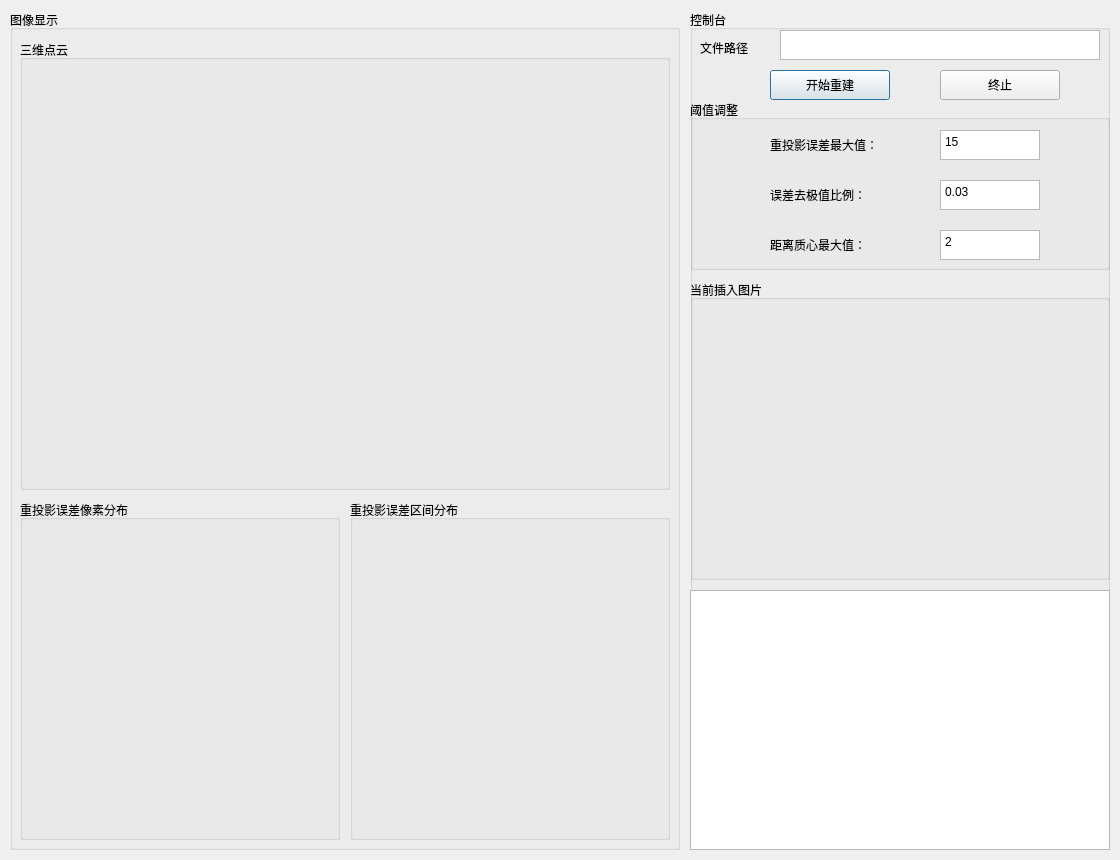
<?xml version="1.0" encoding="UTF-8"?>
<ui version="4.0">
 <class>main_window</class>
 <widget class="QDialog" name="main_window">
  <property name="geometry">
   <rect>
    <x>0</x>
    <y>0</y>
    <width>1120</width>
    <height>860</height>
   </rect>
  </property>
  <property name="windowTitle">
   <string>Dialog</string>
  </property>
  <widget class="QGroupBox" name="control_panel">
   <property name="geometry">
    <rect>
     <x>690</x>
     <y>10</y>
     <width>420</width>
     <height>840</height>
    </rect>
   </property>
   <property name="title">
    <string>控制台</string>
   </property>
   <widget class="QLabel" name="file_route_label">
    <property name="geometry">
     <rect>
      <x>10</x>
      <y>30</y>
      <width>72</width>
      <height>15</height>
     </rect>
    </property>
    <property name="text">
     <string>文件路径</string>
    </property>
   </widget>
   <widget class="QPlainTextEdit" name="file_route_text">
    <property name="geometry">
     <rect>
      <x>90</x>
      <y>20</y>
      <width>320</width>
      <height>30</height>
     </rect>
    </property>
   </widget>
   <widget class="QTextBrowser" name="information_text">
    <property name="geometry">
     <rect>
      <x>0</x>
      <y>580</y>
      <width>420</width>
      <height>260</height>
     </rect>
    </property>
   </widget>
   <widget class="QPushButton" name="start_reconstruction_button">
    <property name="geometry">
     <rect>
      <x>80</x>
      <y>60</y>
      <width>120</width>
      <height>30</height>
     </rect>
    </property>
    <property name="text">
     <string>开始重建</string>
    </property>
   </widget>
   <widget class="QPushButton" name="end_reconstruction_button">
    <property name="geometry">
     <rect>
      <x>250</x>
      <y>60</y>
      <width>120</width>
      <height>30</height>
     </rect>
    </property>
    <property name="text">
     <string>终止</string>
    </property>
   </widget>
   <widget class="QGroupBox" name="processing_image_panel">
    <property name="geometry">
     <rect>
      <x>0</x>
      <y>270</y>
      <width>420</width>
      <height>300</height>
     </rect>
    </property>
    <property name="title">
     <string>当前插入图片</string>
    </property>
    <widget class="QLabel" name="processing_image">
     <property name="geometry">
      <rect>
       <x>0</x>
       <y>20</y>
       <width>420</width>
       <height>280</height>
      </rect>
     </property>
     <property name="text">
      <string/>
     </property>
    </widget>
   </widget>
   <widget class="QGroupBox" name="groupBox">
    <property name="geometry">
     <rect>
      <x>0</x>
      <y>90</y>
      <width>420</width>
      <height>170</height>
     </rect>
    </property>
    <property name="title">
     <string>阈值调整</string>
    </property>
    <widget class="QPlainTextEdit" name="error_pixel_max_text">
     <property name="geometry">
      <rect>
       <x>250</x>
       <y>30</y>
       <width>100</width>
       <height>30</height>
      </rect>
     </property>
     <property name="plainText">
      <string>15</string>
     </property>
    </widget>
    <widget class="QLabel" name="error_pixel_max_label">
     <property name="geometry">
      <rect>
       <x>80</x>
       <y>30</y>
       <width>140</width>
       <height>30</height>
      </rect>
     </property>
     <property name="text">
      <string>重投影误差最大值：</string>
     </property>
    </widget>
    <widget class="QLabel" name="error_purge_percentage_label">
     <property name="geometry">
      <rect>
       <x>80</x>
       <y>80</y>
       <width>140</width>
       <height>30</height>
      </rect>
     </property>
     <property name="text">
      <string>误差去极值比例：</string>
     </property>
    </widget>
    <widget class="QPlainTextEdit" name="error_purge_percentage_text">
     <property name="geometry">
      <rect>
       <x>250</x>
       <y>80</y>
       <width>100</width>
       <height>30</height>
      </rect>
     </property>
     <property name="plainText">
      <string>0.03</string>
     </property>
    </widget>
    <widget class="QLabel" name="dist_purge_label">
     <property name="geometry">
      <rect>
       <x>80</x>
       <y>130</y>
       <width>140</width>
       <height>30</height>
      </rect>
     </property>
     <property name="text">
      <string>距离质心最大值：</string>
     </property>
    </widget>
    <widget class="QPlainTextEdit" name="dist_purge_text">
     <property name="geometry">
      <rect>
       <x>250</x>
       <y>130</y>
       <width>100</width>
       <height>30</height>
      </rect>
     </property>
     <property name="plainText">
      <string>2</string>
     </property>
    </widget>
   </widget>
  </widget>
  <widget class="QGroupBox" name="display_panel">
   <property name="geometry">
    <rect>
     <x>10</x>
     <y>10</y>
     <width>670</width>
     <height>840</height>
    </rect>
   </property>
   <property name="title">
    <string>图像显示</string>
   </property>
   <widget class="QGroupBox" name="point_cloud_panel">
    <property name="geometry">
     <rect>
      <x>10</x>
      <y>30</y>
      <width>650</width>
      <height>450</height>
     </rect>
    </property>
    <property name="title">
     <string>三维点云</string>
    </property>
    <widget class="QLabel" name="point_cloud">
     <property name="geometry">
      <rect>
       <x>0</x>
       <y>20</y>
       <width>650</width>
       <height>430</height>
      </rect>
     </property>
     <property name="text">
      <string/>
     </property>
    </widget>
   </widget>
   <widget class="QGroupBox" name="error_pixel_panel">
    <property name="geometry">
     <rect>
      <x>10</x>
      <y>490</y>
      <width>320</width>
      <height>340</height>
     </rect>
    </property>
    <property name="title">
     <string>重投影误差像素分布</string>
    </property>
    <widget class="QLabel" name="error_pixel_distribution">
     <property name="geometry">
      <rect>
       <x>0</x>
       <y>20</y>
       <width>320</width>
       <height>320</height>
      </rect>
     </property>
     <property name="text">
      <string/>
     </property>
    </widget>
   </widget>
   <widget class="QGroupBox" name="error_section_panel">
    <property name="geometry">
     <rect>
      <x>340</x>
      <y>490</y>
      <width>320</width>
      <height>340</height>
     </rect>
    </property>
    <property name="title">
     <string>重投影误差区间分布</string>
    </property>
    <widget class="QLabel" name="error_section_distribution">
     <property name="geometry">
      <rect>
       <x>0</x>
       <y>20</y>
       <width>320</width>
       <height>320</height>
      </rect>
     </property>
     <property name="text">
      <string/>
     </property>
    </widget>
   </widget>
  </widget>
 </widget>
 <resources/>
 <connections/>
</ui>
